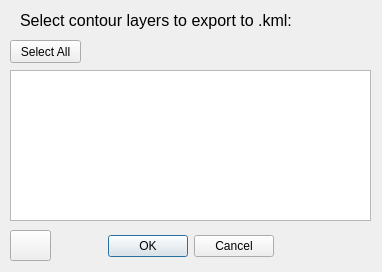
<?xml version="1.0" encoding="UTF-8"?>
<ui version="4.0">
 <class>conExport</class>
 <widget class="QDialog" name="conExport">
  <property name="geometry">
   <rect>
    <x>0</x>
    <y>0</y>
    <width>382</width>
    <height>272</height>
   </rect>
  </property>
  <property name="windowTitle">
   <string>Contour Export</string>
  </property>
  <widget class="QDialogButtonBox" name="buttonBox">
   <property name="geometry">
    <rect>
     <x>20</x>
     <y>230</y>
     <width>341</width>
     <height>32</height>
    </rect>
   </property>
   <property name="orientation">
    <enum>Qt::Horizontal</enum>
   </property>
   <property name="standardButtons">
    <set>QDialogButtonBox::Cancel|QDialogButtonBox::Ok</set>
   </property>
   <property name="centerButtons">
    <bool>true</bool>
   </property>
  </widget>
  <widget class="QListWidget" name="conLayerList">
   <property name="geometry">
    <rect>
     <x>10</x>
     <y>70</y>
     <width>361</width>
     <height>151</height>
    </rect>
   </property>
  </widget>
  <widget class="QLabel" name="label">
   <property name="geometry">
    <rect>
     <x>20</x>
     <y>10</y>
     <width>341</width>
     <height>21</height>
    </rect>
   </property>
   <property name="font">
    <font>
     <pointsize>12</pointsize>
    </font>
   </property>
   <property name="text">
    <string>Select contour layers to export to .kml:</string>
   </property>
  </widget>
  <widget class="QPushButton" name="selectAllBtn">
   <property name="geometry">
    <rect>
     <x>10</x>
     <y>40</y>
     <width>71</width>
     <height>23</height>
    </rect>
   </property>
   <property name="text">
    <string>Select All</string>
   </property>
  </widget>
  <widget class="QPushButton" name="selectGeoRefBtn">
   <property name="geometry">
    <rect>
     <x>10</x>
     <y>230</y>
     <width>41</width>
     <height>31</height>
    </rect>
   </property>
   <property name="text">
    <string/>
   </property>
  </widget>
 </widget>
 <resources/>
 <connections>
  <connection>
   <sender>buttonBox</sender>
   <signal>accepted()</signal>
   <receiver>conExport</receiver>
   <slot>accept()</slot>
   <hints>
    <hint type="sourcelabel">
     <x>248</x>
     <y>254</y>
    </hint>
    <hint type="destinationlabel">
     <x>157</x>
     <y>274</y>
    </hint>
   </hints>
  </connection>
  <connection>
   <sender>buttonBox</sender>
   <signal>rejected()</signal>
   <receiver>conExport</receiver>
   <slot>reject()</slot>
   <hints>
    <hint type="sourcelabel">
     <x>316</x>
     <y>260</y>
    </hint>
    <hint type="destinationlabel">
     <x>286</x>
     <y>274</y>
    </hint>
   </hints>
  </connection>
 </connections>
</ui>
